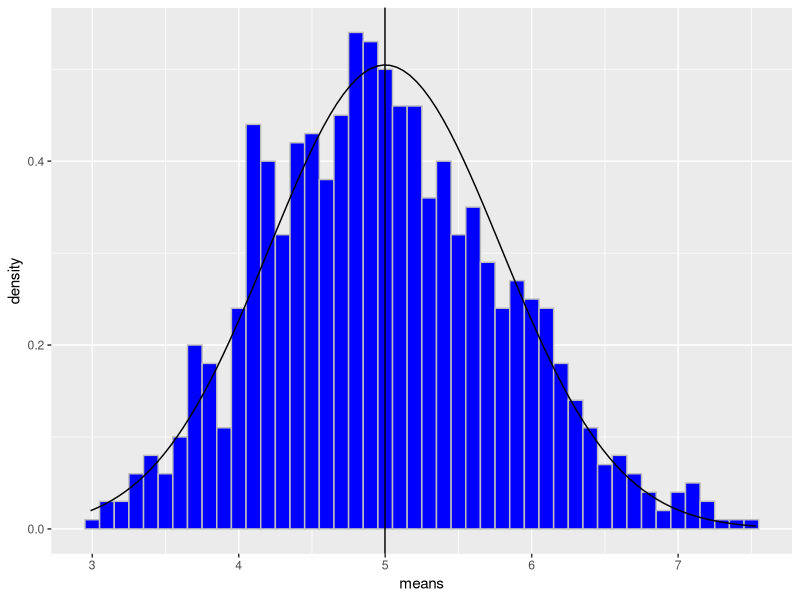
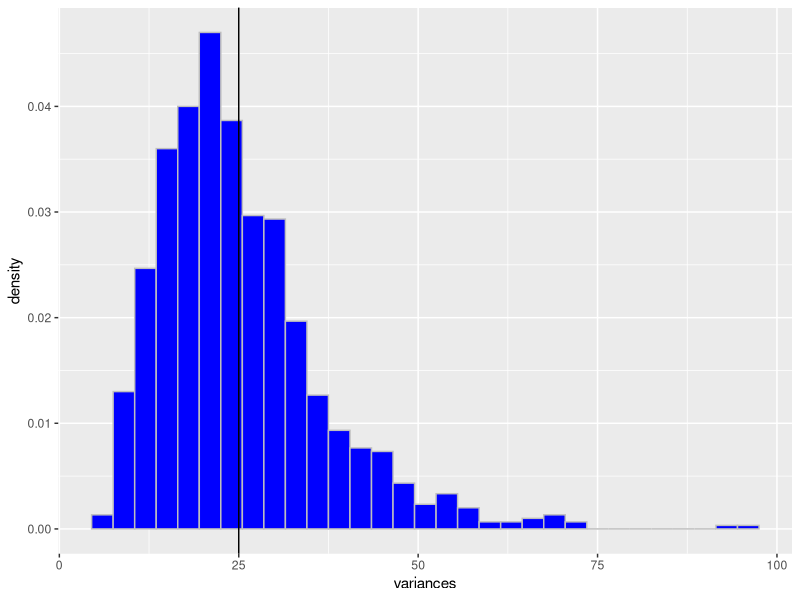

These figures' R source, in order:
## ---- chunk 1
library(ggplot2)
set.seed(25)
lambda <- 0.2
expectedMean <- expectedSd <- 1/lambda
numSamples <- 40
numSims <- 1000
sampleData <- matrix(rexp(numSamples * numSims, lambda), ncol = numSamples)
means <- apply(sampleData, 1, mean)
variances <- apply(sampleData, 1, var)
## ---- chunk 2
meanOfMeans <- mean(means)
df <- as.data.frame(means)
plot <- ggplot(df, aes(x=means)) 
plot <- plot + geom_histogram(aes(y=..density..), colour="gray", fill="blue", binwidth=0.1)
plot <- plot + stat_function(fun=dnorm, args=list(mean=expectedMean, sd=expectedSd/sqrt(40)))
plot <- plot + geom_vline(xintercept = meanOfMeans)
print(plot)

print(paste("Our simulated mean of sample means = ", mean(means)))
print(paste("Our theoritical mean of sample means = ", 5))

print(paste("Our simulated variance of sample means = ", var(means)))
print(paste("Our theoritical variance of sample means =", 25/40))
## ---- chunk 3

df <- as.data.frame(variances)
plot <- ggplot(df, aes(x=variances)) 
plot <- plot + geom_histogram(aes(y=..density..), colour="gray", fill="blue", binwidth=3)
plot <- plot + geom_vline(xintercept = (1/lambda)^2)
print(plot)

print(paste("Our simulated means of sample variance = ", mean(variances)))
print(paste("Our theoritical variance of the distribution = ", 25))

## ---- chunk 4
interval <- meanOfMeans + c(-1, 1) * qt(.975, numSamples - 1) * (1/lambda) / sqrt(numSamples)
covered <- sapply(means, function(mean)
{
      interval[1] < mean & interval[2] > mean 
})

print(paste("Our confidence interval =", toString(round(interval, 4))))
print(paste(sum(covered) / numSims * 100, "% of our sample means are covered by this interval.", sep=""))
